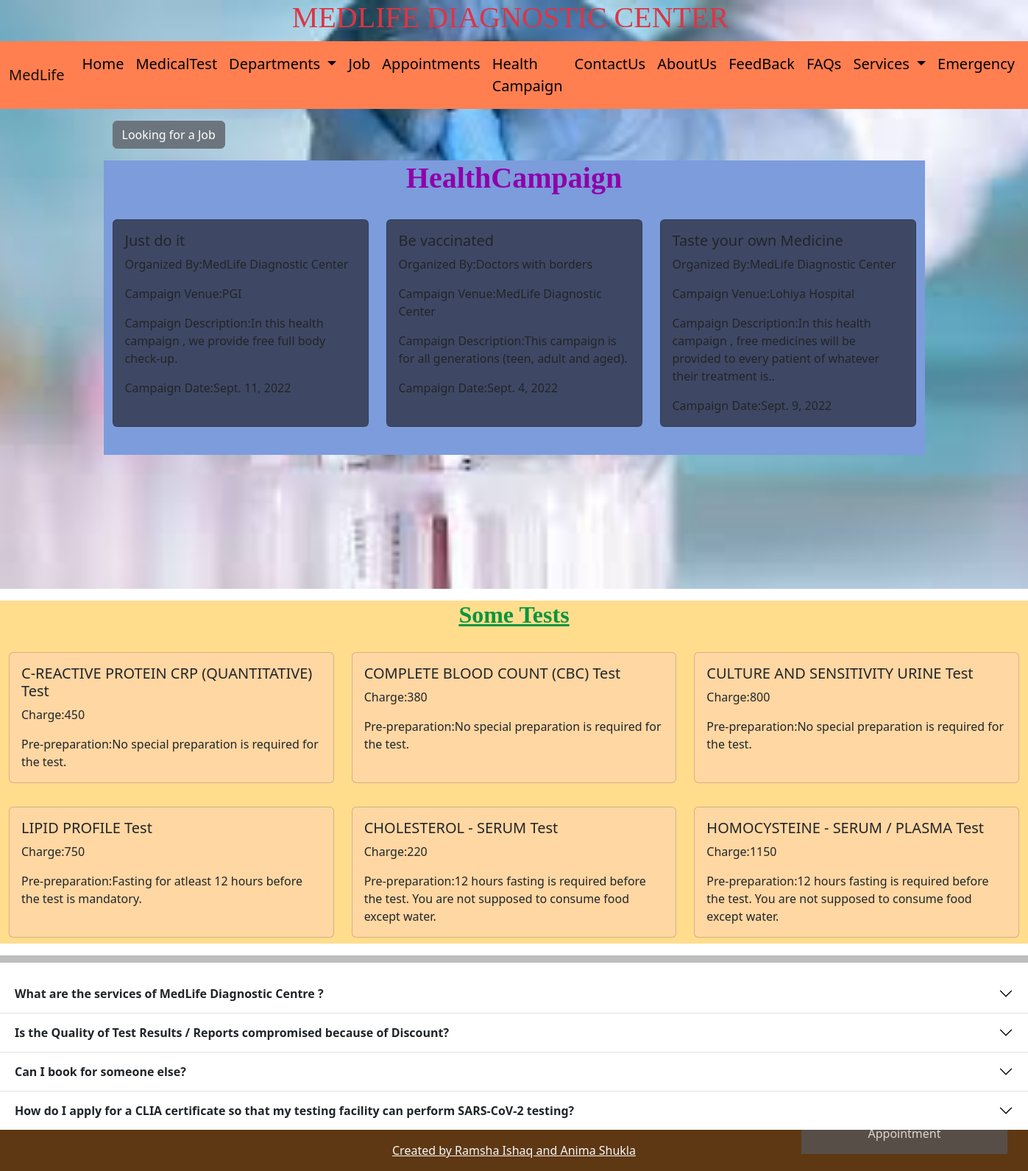
The page / on the database its author committed.
### diagnosticcenter/models.py (models this page shows)
class Health_Campaign(models.Model):
    Campaign_Name = models.CharField(max_length=100,null=False)
    Organizer_name = models.CharField(max_length=45,null=False)
    Venue = models.CharField(max_length=50,null=False)
    Description = models.TextField()
    Date = models.DateField(default=timezone.now)

class Test_Detail(models.Model):
    Test_name = models.CharField(max_length=100,primary_key=True,null=False)
    Charge = models.IntegerField(null=False)
    Test_condition = models.CharField(max_length=100,null=False)

### diagnosticcenter/views.py (the view)
# urls.py: 2. Add a URL to urlpatterns:  path('', views.home, name='home')
def home(request):
    test_objects=Test_Detail.objects.all()
    health_objects=Health_Campaign.objects.all()
    job_object=Job.objects.all() #IT RETURNS QUERYSETS
    test_dict={
        "test_key": test_objects,
        "health_data":health_objects,
        "job_data":job_object
    }
    return render(request,'diagnosticcenter/html/dc_home.html',test_dict)

### diagnosticcenter/templates/diagnosticcenter/html/dc_home.html (shortened to what this page needs)
<html lang="en">
{% load static %}
<head>
  <link href="https://cdn.jsdelivr.net/npm/bootstrap@5.1.3/dist/css/bootstrap.min.css" rel="stylesheet">
  <link href="https://cdn.jsdelivr.net/npm/bootstrap@5.2.0-beta1/dist/css/bootstrap.min.css" rel="stylesheet"
>
  <link rel="stylesheet" href="https://cdnjs.cloudflare.com/ajax/libs/font-awesome/5.15.4/css/all.min.css"
 />
  <link rel="stylesheet" type="text/css" href="{%static 'diagnosticcenter/css/popup_form_style.css'%}">
</head>
<body>
  <div class="bg">
    <div class="container-fluid ">
      <h1 style="text-align: center ; font-family: Broadway;" class="text-danger"> <i
          class="fad fa-clinic-medical"></i>MEDLIFE DIAGNOSTIC CENTER <i class="fad fa-clinic-medical"></i></h1>
    </div>
    {% include 'diagnosticcenter/html/dc_navbar.html'%}
    <div class="container">
      <div class="container mt-3">
        <button type="button" class="btn btn-secondary" data-bs-toggle="modal" data-bs-target="#myModal" id="jobdiv">
          Looking for a Job
        </button>
      </div>
      <button class="open-button" onclick="openForm()" id="appointdiv" > Appointment </button>
      <div class="container-fluid  mt-3 " style="background-color:rgb(124, 156, 220); height:400px;">
        <h2 style="font-size: 40px;color:rgb(144, 0, 170); text-align:center; font-family: 'Times New Roman', Times, serif;"><b>
            HealthCampaign </b></h2>
        <div class=" row row-cols-1 row-cols-md-3 g-4 mt-1 " id="healthdiv">
          {% for h1 in health_data%}
          <div class="col mb-2">
            <div class="card h-100" style="background-color:rgb(62, 72, 100) ;">
              <div class="card-body">
                <h5 class="card-title">{{h1.Campaign_Name}}</h5>
                <p class="card-text">Organized By:{{h1.Organizer_name}}</p>
                <p class="card-text">Campaign Venue:{{h1.Venue}}</p>
                <p class="card-text">Campaign Description:{{h1.Description}}</p>
                <p class="card-text">Campaign Date:{{h1.Date}}</p>
              </div>
            </div>
          </div>
          {%endfor%}
        </div>
      </div>
    </div>
  </div>
  <div class="container-fluid  mt-3 " style="background-color:rgb(255, 221, 141)">
    <h2 style="color:rgb(10, 149, 61); text-align:center; font-family: 'Times New Roman', Times, serif;"><b><u> Some
          Tests</u></b></h2>
    <div class="row row-cols-1 row-cols-md-3 g-4 mt-1 " id="testdiv">
      {% for t1 in test_key%}
      <div class="col mb-2">
        <div class="card h-100" style="background-color:rgb(255, 215, 163) ;">
          <div class="card-body">
            <h5 class="card-title">{{t1.Test_name}}</h5>
            <p class="card-text">Charge:{{t1.Charge}}</p>
            <p class="card-text">Pre-preparation:{{t1.Test_condition}}</p>
          </div>
        </div>
      </div>
      {%endfor%}
    </div>
  </div>
  <hr style=" border-width: 5px;border-color:black ;border-style: solid;">
  <div class="accordion accordion-flush" id="faqdiv">
    <div class="accordion-item">
      <h2 class="accordion-header" id="flush-headingOne">
        <button class="accordion-button collapsed" type="button" data-bs-toggle="collapse"
          data-bs-target="#flush-collapseOne" aria-expanded="false" aria-controls="flush-collapseOne">
          <b> What are the services of MedLife Diagnostic Centre ?</b>
        </button>
      </h2>
    </div>
    <div class="accordion-item">
      <h2 class="accordion-header" id="flush-headingTwo">
        <button class="accordion-button collapsed" type="button" data-bs-toggle="collapse"
          data-bs-target="#flush-collapseTwo" aria-expanded="false" aria-controls="flush-collapseTwo">
          <b>Is the Quality of Test Results / Reports compromised because of Discount?</b>
        </button>
      </h2>
    </div>
    <div class="accordion-item">
      <h2 class="accordion-header" id="flush-headingThree">
        <button class="accordion-button collapsed" type="button" data-bs-toggle="collapse"
          data-bs-target="#flush-collapseThree" aria-expanded="false" aria-controls="flush-collapseThree">
          <b>Can I book for someone else?</b>
        </button>
      </h2>
    </div>
    <div class="accordion-item">
      <h2 class="accordion-header" id="flush-headingTwo">
        <button class="accordion-button collapsed" type="button" data-bs-toggle="collapse"
          data-bs-target="#flush-collapseTwo" aria-expanded="false" aria-controls="flush-collapseTwo">
          <b>How do I apply for a CLIA certificate so that my testing facility can perform SARS-CoV-2 testing? </b>
        </button>
      </h2>
    </div>
  </div>
  {%include 'diagnosticcenter/html/dc_footer.html'%}
</body>
</html>

### diagnosticcenter/templates/diagnosticcenter/html/dc_navbar.html (shortened to what this page needs)
<nav class="navbar navbar-expand-lg " style="background-color:coral">
    <div class="container-fluid">
      <a class="navbar-brand" href="#">MedLife</a>
      <div class="collapse navbar-collapse" id="navbarSupportedContent">
        <ul class="navbar-nav me-auto mb-2 mb-lg-0">
          <li class="nav-item">
            <a class="nav-link active" aria-current="page" href="{{'/'}}">Home</a>
          </li>
          <li class="nav-item">
            <a class="nav-link" href="#testdiv">MedicalTest</a>
          </li>
          <li class="nav-item dropdown">
            <a class="nav-link dropdown-toggle" href="#" id="navbarDropdown" role="button" data-bs-toggle="dropdown" aria-expanded="false">
              Departments
            </a>
          </li>
          <li class="nav-item">
            <a class="nav-link" href="#jobdiv">Job</a>
          </li>
          <li class="nav-item ">
            <a class="nav-link " href="#appointdivopenForm()">
             Appointments
            </a>
          </li>
          <li class="nav-item">
            <a class="nav-link" href="#healthdiv">Health Campaign</a>
          </li>
          <li class="nav-item">
            <a class="nav-link" href="{{'/contactus'}}">ContactUs</a>
          </li>
          <li class="nav-item">
            <a class="nav-link" href="{{'/aboutus'}}">AboutUs</a>
          </li>
          <li class="nav-item">
            <a class="nav-link" href="{{'/feedback'}}">FeedBack</a>
          </li>
          <li class="nav-item">
            <a class="nav-link" href="#faqdiv">FAQs</a>
          </li>
           <li class="nav-item dropdown">
            <a class="nav-link dropdown-toggle" href="#" id="navbarDropdown" role="button" data-bs-toggle="dropdown" aria-expanded="false">
              Services
            </a>
          </li>
          <li class="nav-item">
            <a class="nav-link" href="{{'/emergency'}}">Emergency</a>
          </li>
        </ul>
      </div>
    </div>
</nav>

### diagnosticcenter/templates/diagnosticcenter/html/dc_footer.html
<footer class=" text-center text-lg-start">
    <div class="text-center p-3" style="background-color: rgba(82, 41, 0, 0.925);color: rgb(194, 134, 134);">
      <a class="text-light" href="https://mdbootstrap.com/">Created by Ramsha Ishaq and Anima Shukla</a>
    </div>
  </footer>

### diagnosticcenter/static/diagnosticcenter/css/popup_form_style.css (style rules this page uses)
* { box-sizing: border-box; }
.open-button { background-color: #555; color: white; padding: 16px 20px; border: none; cursor: pointer; opacity: 0.8; position: fixed; bottom: 23px; right: 28px; width: 280px; }

### diagnosticcenter/templates/diagnosticcenter/html/dc_navbar.html (style rules this page uses)
.nav-link { color:black !important; font-size: 20px; font-family: Monotype,Sans; }

### rows shown on the page
Health_Campaign: Campaign_Name "Just do it", Organizer_name "MedLife Diagnostic Center", Venue "PGI", Description "In this health campaign , we provide free full body check-up.", Date "Sept. 11, 2022"
Health_Campaign: Campaign_Name "Be vaccinated", Organizer_name "Doctors with borders", Venue "MedLife Diagnostic Center", Description "This campaign is for all generations (teen, adult and aged).", Date "Sept. 4, 2022"
Health_Campaign: Campaign_Name "Taste your own Medicine", Organizer_name "MedLife Diagnostic Center", Venue "Lohiya Hospital", Description "In this health campaign , free medicines will be provided to every patient of whatever their treatment is..", Date "Sept. 9, 2022"
Test_Detail: Test_name "C-REACTIVE PROTEIN CRP (QUANTITATIVE) Test", Charge "450", Test_condition "No special preparation is required for the test."
Test_Detail: Test_name "COMPLETE BLOOD COUNT (CBC) Test", Charge "380", Test_condition "No special preparation is required for the test."
Test_Detail: Test_name "CULTURE AND SENSITIVITY URINE Test", Charge "800", Test_condition "No special preparation is required for the test."
Test_Detail: Test_name "LIPID PROFILE Test", Charge "750", Test_condition "Fasting for atleast 12 hours before the test is mandatory."
Test_Detail: Test_name "CHOLESTEROL - SERUM Test", Charge "220", Test_condition "12 hours fasting is required before the test. You are not supposed to consume food except water."
Test_Detail: Test_name "HOMOCYSTEINE - SERUM / PLASMA Test", Charge "1150", Test_condition "12 hours fasting is required before the test. You are not supposed to consume food except water."
